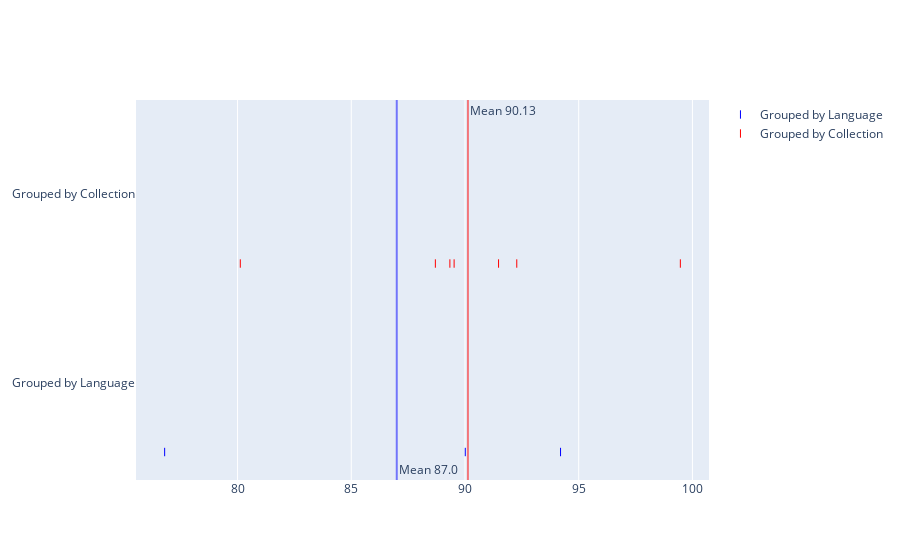

The notebook cell this image was saved under:
### Markdown cell above
I looked at the mean progress by collections and they are more or less the same. Which means on an average no collection is more or less reliable than the other.

### Code cell
from plotly.subplots import make_subplots

hist_data = large_df.groupby(["UserLanguage"])["Progress"].mean().reset_index()

nhist_data = large_df.groupby(["Collection"])["Progress"].mean().reset_index()


fig = make_subplots(rows=1, cols=1, shared_xaxes=True)

fig.add_trace(go.Box(
    x=hist_data["Progress"], 
    marker_symbol='line-ns-open', 
    marker_color='blue',
    boxpoints='all',
    jitter=0,
    fillcolor='rgba(255,255,255,0)',
    line_color='rgba(255,255,255,0)',
    hoveron='points',
    name='Grouped by Language'
))


fig.add_trace(go.Box(
    x=nhist_data["Progress"], 
    marker_symbol='line-ns-open', 
    marker_color='red',
    boxpoints='all',
    jitter=0,
    fillcolor='rgba(255,255,255,0)',
    line_color='rgba(255,255,255,0)',
    hoveron='points',
    name='Grouped by Collection'
))

fig.add_vline(x=hist_data["Progress"].mean().round(2), line_color='blue', opacity=.5, annotation_text="Mean {}".format(hist_data['Progress'].mean().round(2)), annotation_position="bottom right")
fig.add_vline(x=nhist_data["Progress"].mean().round(2), line_color='red', opacity=.5, annotation_text="Mean {}".format(nhist_data['Progress'].mean().round(2)), annotation_position="top right")


py.iplot(fig)

### Figure 1 — Plotly figure (JSON) as saved in the notebook; plotly's stock layout.template omitted (floating-point values rounded to 4 significant figures)
{"data": [{"boxpoints": "all", "fillcolor": "rgba(255,255,255,0)", "hoveron": "points", "jitter": 0, "line": {"color": "rgba(255,255,255,0)"}, "marker": {"color": "blue", "symbol": "line-ns-open"}, "name": "Grouped by Language", "type": "box", "x": [94.2, 76.79, 90.01]}, {"boxpoints": "all", "fillcolor": "rgba(255,255,255,0)", "hoveron": "points", "jitter": 0, "line": {"color": "rgba(255,255,255,0)"}, "marker": {"color": "red", "symbol": "line-ns-open"}, "name": "Grouped by Collection", "type": "box", "x": [89.52, 91.48, 99.47, 88.7, 92.28, 80.12, 89.34]}], "layout": {"annotations": [{"showarrow": false, "text": "Mean 87.0", "x": 87, "xanchor": "left", "xref": "x", "y": 0, "yanchor": "bottom", "yref": "y domain"}, {"showarrow": false, "text": "Mean 90.13", "x": 90.13, "xanchor": "left", "xref": "x", "y": 1, "yanchor": "top", "yref": "y domain"}], "shapes": [{"line": {"color": "blue"}, "opacity": 0.5, "type": "line", "x0": 87, "x1": 87, "xref": "x", "y0": 0, "y1": 1, "yref": "y domain"}, {"line": {"color": "red"}, "opacity": 0.5, "type": "line", "x0": 90.13, "x1": 90.13, "xref": "x", "y0": 0, "y1": 1, "yref": "y domain"}], "xaxis": {"anchor": "y", "domain": [0, 1]}, "yaxis": {"anchor": "x", "domain": [0, 1]}}}
